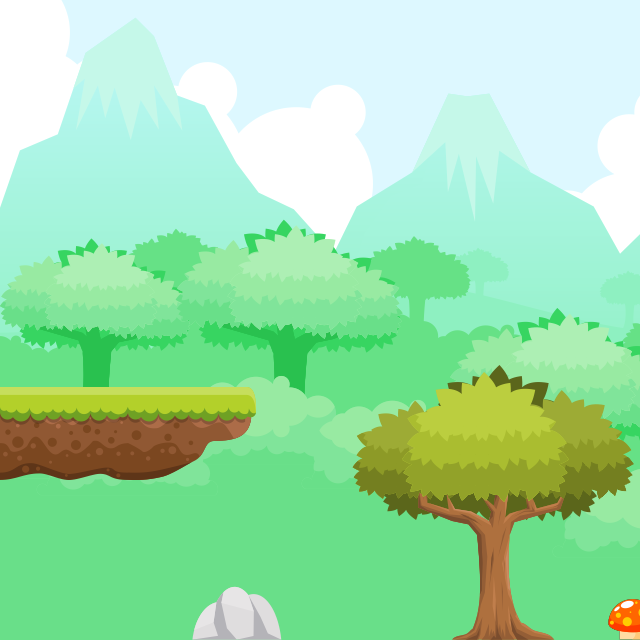

Rendered tile map (Tiled .tmx) drawn with the repository's tilesets; below, a short description and the full map source, tile grids included:
An orthogonal 20x20 tile map with 32x32 px tiles, 3 tile layers (Tile Layer 1, Tile Layer 2, Tile Layer 3), 3 tilesets and 1 object (Rectangle Example).

<map version="1.0" orientation="orthogonal" renderorder="right-down" width="20" height="20" tilewidth="32" tileheight="32" nextobjectid="5">
 <tileset firstgid="1" name="gameart2d.com-platformer-bg" tilewidth="1000" tileheight="750" tilecount="1" columns="0">
  <tile id="0">
   <image width="1000" height="750" source="BG/BG.png" />
  </tile>
 </tileset>
 <tileset firstgid="2" name="gameart2d.com-platformer-object" tilewidth="282" tileheight="301" tilecount="13" columns="0">
  <tile id="0">
   <image width="133" height="65" source="Object/Bush (1).png" />
  </tile>
  <tile id="1">
   <image width="133" height="65" source="Object/Bush (2).png" />
  </tile>
  <tile id="2">
   <image width="73" height="47" source="Object/Bush (3).png" />
  </tile>
  <tile id="3">
   <image width="73" height="46" source="Object/Bush (4).png" />
  </tile>
  <tile id="4">
   <image width="77" height="77" source="Object/Crate.png" />
  </tile>
  <tile id="5">
   <image width="49" height="41" source="Object/Mushroom_1.png" />
  </tile>
  <tile id="6">
   <image width="50" height="41" source="Object/Mushroom_2.png" />
  </tile>
  <tile id="7">
   <image width="63" height="65" source="Object/Sign_1.png" />
  </tile>
  <tile id="8">
   <image width="62" height="64" source="Object/Sign_2.png" />
  </tile>
  <tile id="9">
   <image width="90" height="54" source="Object/Stone.png" />
  </tile>
  <tile id="10">
   <image width="116" height="44" source="Object/Tree_1.png" />
  </tile>
  <tile id="11">
   <image width="282" height="301" source="Object/Tree_2.png" />
  </tile>
  <tile id="12">
   <image width="282" height="275" source="Object/Tree_3.png" />
  </tile>
 </tileset>
 <tileset firstgid="15" name="gameart2d.com-platformer-tiles" tilewidth="129" tileheight="129" tilecount="18" columns="0">
  <tile id="0">
   <image width="128" height="128" source="Tiles/1.png" />
  </tile>
  <tile id="1">
   <image width="128" height="128" source="Tiles/2.png" />
  </tile>
  <tile id="2">
   <image width="128" height="128" source="Tiles/3.png" />
  </tile>
  <tile id="3">
   <image width="129" height="129" source="Tiles/4.png" />
  </tile>
  <tile id="4">
   <image width="128" height="128" source="Tiles/5.png" />
  </tile>
  <tile id="5">
   <image width="128" height="128" source="Tiles/6.png" />
  </tile>
  <tile id="6">
   <image width="128" height="128" source="Tiles/7.png" />
  </tile>
  <tile id="7">
   <image width="128" height="128" source="Tiles/8.png" />
  </tile>
  <tile id="8">
   <image width="128" height="128" source="Tiles/9.png" />
  </tile>
  <tile id="9">
   <image width="128" height="128" source="Tiles/10.png" />
  </tile>
  <tile id="10">
   <image width="128" height="128" source="Tiles/11.png" />
  </tile>
  <tile id="11">
   <image width="128" height="128" source="Tiles/12.png" />
  </tile>
  <tile id="12">
   <image width="128" height="93" source="Tiles/13.png" />
  </tile>
  <tile id="13">
   <image width="128" height="93" source="Tiles/14.png" />
  </tile>
  <tile id="14">
   <image width="128" height="93" source="Tiles/15.png" />
  </tile>
  <tile id="15">
   <image width="128" height="128" source="Tiles/16.png" />
  </tile>
  <tile id="16">
   <image width="128" height="99" source="Tiles/17.png" />
  </tile>
  <tile id="17">
   <image width="128" height="128" source="Tiles/18.png" />
  </tile>
 </tileset>
 <layer name="Tile Layer 1" width="20" height="20">
  <data encoding="csv">
0,0,0,0,0,0,0,0,0,0,0,0,0,0,0,0,0,0,0,0,
0,0,0,0,0,0,0,0,0,0,0,0,0,0,0,0,0,0,0,0,
0,0,0,0,0,0,0,0,0,0,0,0,0,0,0,0,0,0,0,0,
0,0,0,0,0,0,0,0,0,0,0,0,0,0,0,0,0,0,0,0,
0,0,0,0,0,0,0,0,0,0,0,0,0,0,0,0,0,0,0,0,
0,0,0,0,0,0,0,0,0,0,0,0,0,0,0,0,0,0,0,0,
0,0,0,0,0,0,0,0,0,0,0,0,0,0,0,0,0,0,0,0,
0,0,0,0,0,0,0,0,0,0,0,0,0,0,0,0,0,0,0,0,
0,0,0,0,0,0,0,0,0,0,0,0,0,0,0,0,0,0,0,0,
0,0,0,0,0,0,0,0,0,0,0,0,0,0,0,0,0,0,0,0,
0,0,0,0,0,0,0,0,0,0,0,0,0,0,0,0,0,0,0,0,
0,0,0,0,0,0,0,0,0,0,0,0,0,0,0,0,0,0,0,0,
0,0,0,0,0,0,0,0,0,0,0,0,0,0,0,0,0,0,0,0,
0,0,0,0,0,0,0,0,0,0,0,0,0,0,0,0,0,0,0,0,
0,0,0,0,0,0,0,0,0,0,0,0,0,0,0,0,0,0,0,0,
0,0,0,0,0,0,0,0,0,0,0,0,0,0,0,0,0,0,0,0,
0,0,0,0,0,0,0,0,0,0,0,0,0,0,0,0,0,0,0,0,
0,0,0,0,0,0,0,0,0,0,0,0,0,0,0,0,0,0,0,0,
0,0,0,0,0,0,0,0,0,0,0,0,0,0,0,0,0,0,0,0,
1,0,0,0,0,0,0,0,0,0,0,0,0,0,0,0,0,0,0,0
</data>
 </layer>
 <layer name="Tile Layer 2" width="20" height="20">
  <data encoding="csv">
0,0,0,0,0,0,0,0,0,0,0,0,0,0,0,0,0,0,0,0,
0,0,0,0,0,0,0,0,0,0,0,0,0,0,0,0,0,0,0,0,
0,0,0,0,0,0,0,0,0,0,0,0,0,0,0,0,0,0,0,0,
0,0,0,0,0,0,0,0,0,0,0,0,0,0,0,0,0,0,0,0,
0,0,0,0,0,0,0,0,0,0,0,0,0,0,0,0,0,0,0,0,
0,0,0,0,0,0,0,0,0,0,0,0,0,0,0,0,0,0,0,0,
0,0,0,0,0,0,0,0,0,0,0,0,0,0,0,0,0,0,0,0,
0,0,0,0,0,0,0,0,0,0,0,0,0,0,0,0,0,0,0,0,
0,0,0,0,0,0,0,0,0,0,0,0,0,0,0,0,0,0,0,0,
0,0,0,0,0,0,0,0,0,0,0,0,0,0,0,0,0,0,0,0,
0,0,0,0,0,0,0,0,0,0,0,0,0,0,0,0,0,0,0,0,
0,0,0,0,0,0,0,0,0,0,0,0,0,0,0,0,0,0,0,0,
0,0,0,0,0,0,0,0,0,0,0,0,0,0,0,0,0,0,0,0,
0,0,0,0,0,0,0,0,0,0,0,0,0,0,0,0,0,0,0,0,
0,0,0,0,0,0,0,0,0,0,0,0,0,0,0,0,0,0,0,0,
0,0,0,0,0,0,0,0,0,0,0,0,0,0,0,0,0,0,0,0,
0,0,0,0,0,0,0,0,0,0,0,0,0,0,0,0,0,0,0,0,
0,0,0,0,0,0,0,0,0,0,0,0,0,0,0,0,0,0,0,0,
0,0,0,0,0,0,0,0,0,0,0,0,0,0,0,0,0,0,0,0,
0,0,0,0,0,0,11,0,0,0,0,14,0,0,0,0,0,0,0,8
</data>
 </layer>
 <layer name="Tile Layer 3" width="20" height="20">
  <data encoding="csv">
0,0,0,0,0,0,0,0,0,0,0,0,0,0,0,0,0,0,0,0,
0,0,0,0,0,0,0,0,0,0,0,0,0,0,0,0,0,0,0,0,
0,0,0,0,0,0,0,0,0,0,0,0,0,0,0,0,0,0,0,0,
0,0,0,0,0,0,0,0,0,0,0,0,0,0,0,0,0,0,0,0,
0,0,0,0,0,0,0,0,0,0,0,0,0,0,0,0,0,0,0,0,
0,0,0,0,0,0,0,0,0,0,0,0,0,0,0,0,0,0,0,0,
0,0,0,0,0,0,0,0,0,0,0,0,0,0,0,0,0,0,0,0,
0,0,0,0,0,0,0,0,0,0,0,0,0,0,0,0,0,0,0,0,
0,0,0,0,0,0,0,0,0,0,0,0,0,0,0,0,0,0,0,0,
0,0,0,0,0,0,0,0,0,0,0,0,0,0,0,0,0,0,0,0,
0,0,0,0,0,0,0,0,0,0,0,0,0,0,0,0,0,0,0,0,
0,0,0,0,0,0,0,0,0,0,0,0,0,0,0,0,0,0,0,0,
0,0,0,0,0,0,0,0,0,0,0,0,0,0,0,0,0,0,0,0,
0,0,0,0,0,0,0,0,0,0,0,0,0,0,0,0,0,0,0,0,
28,0,0,0,29,0,0,0,0,0,0,0,0,0,0,0,0,0,0,0,
0,0,0,0,0,0,0,0,0,0,0,0,0,0,0,0,0,0,0,0,
0,0,0,0,0,0,0,0,0,0,0,0,0,0,0,0,0,0,0,0,
0,0,0,0,0,0,0,0,0,0,0,0,0,0,0,0,0,0,0,0,
0,0,0,0,0,0,0,0,0,0,0,0,0,0,0,0,0,0,0,0,
0,0,0,0,0,0,0,0,0,0,0,0,0,0,0,0,0,0,0,0
</data>
 </layer>
 <objectgroup name="Object Layer 1">
  <object id="4" name="Rectangle Example" x="1" y="389" width="251" height="87" />
 </objectgroup>
</map>
